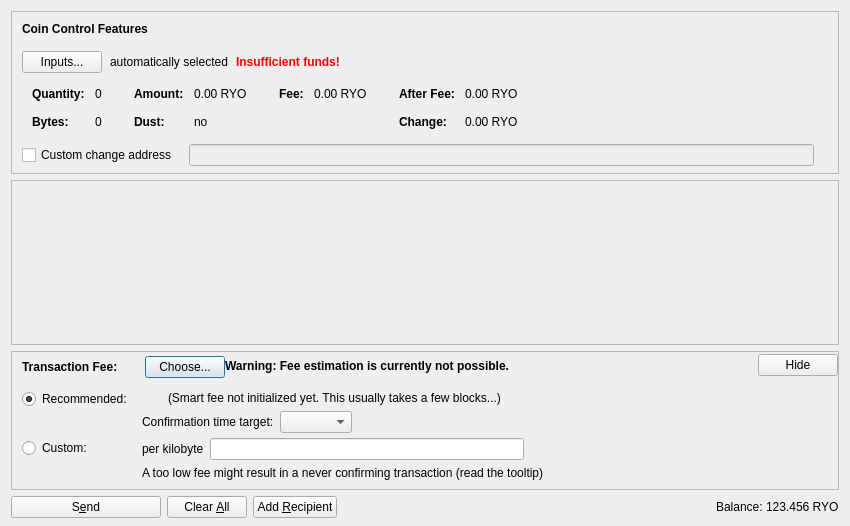
<?xml version="1.0" encoding="UTF-8"?>
<ui version="4.0">
 <class>SendCoinsDialog</class>
 <widget class="QDialog" name="SendCoinsDialog">
  <property name="geometry">
   <rect>
    <x>0</x>
    <y>0</y>
    <width>850</width>
    <height>526</height>
   </rect>
  </property>
  <property name="windowTitle">
   <string>Send Coins</string>
  </property>
  <layout class="QVBoxLayout" name="verticalLayout" stretch="0,1,0,0">
   <property name="bottomMargin">
    <number>8</number>
   </property>
   <item>
    <widget class="QFrame" name="frameCoinControl">
     <property name="sizePolicy">
      <sizepolicy hsizetype="Expanding" vsizetype="Expanding">
       <horstretch>0</horstretch>
       <verstretch>0</verstretch>
      </sizepolicy>
     </property>
     <property name="maximumSize">
      <size>
       <width>16777215</width>
       <height>16777215</height>
      </size>
     </property>
     <property name="frameShape">
      <enum>QFrame::StyledPanel</enum>
     </property>
     <property name="frameShadow">
      <enum>QFrame::Sunken</enum>
     </property>
     <layout class="QVBoxLayout" name="verticalLayoutCoinControl2">
      <property name="spacing">
       <number>0</number>
      </property>
      <property name="leftMargin">
       <number>0</number>
      </property>
      <property name="topMargin">
       <number>0</number>
      </property>
      <property name="rightMargin">
       <number>0</number>
      </property>
      <property name="bottomMargin">
       <number>6</number>
      </property>
      <item>
       <layout class="QVBoxLayout" name="verticalLayoutCoinControl" stretch="0,0,0,0,1">
        <property name="spacing">
         <number>0</number>
        </property>
        <property name="leftMargin">
         <number>10</number>
        </property>
        <property name="topMargin">
         <number>10</number>
        </property>
        <item>
         <layout class="QHBoxLayout" name="horizontalLayoutCoinControl1">
          <property name="bottomMargin">
           <number>15</number>
          </property>
          <item>
           <widget class="QLabel" name="labelCoinControlFeatures">
            <property name="sizePolicy">
             <sizepolicy hsizetype="Preferred" vsizetype="Maximum">
              <horstretch>0</horstretch>
              <verstretch>0</verstretch>
             </sizepolicy>
            </property>
            <property name="font">
             <font>
              <weight>75</weight>
              <bold>true</bold>
             </font>
            </property>
            <property name="styleSheet">
             <string notr="true">font-weight:bold;</string>
            </property>
            <property name="text">
             <string>Coin Control Features</string>
            </property>
           </widget>
          </item>
         </layout>
        </item>
        <item>
         <layout class="QHBoxLayout" name="horizontalLayoutCoinControl2" stretch="0,0,0,0">
          <property name="spacing">
           <number>8</number>
          </property>
          <property name="bottomMargin">
           <number>10</number>
          </property>
          <item>
           <widget class="QPushButton" name="pushButtonCoinControl">
            <property name="styleSheet">
             <string notr="true"/>
            </property>
            <property name="text">
             <string>Inputs...</string>
            </property>
            <property name="autoDefault">
             <bool>false</bool>
            </property>
           </widget>
          </item>
          <item>
           <widget class="QLabel" name="labelCoinControlAutomaticallySelected">
            <property name="text">
             <string>automatically selected</string>
            </property>
            <property name="margin">
             <number>5</number>
            </property>
           </widget>
          </item>
          <item>
           <widget class="QLabel" name="labelCoinControlInsuffFunds">
            <property name="font">
             <font>
              <weight>75</weight>
              <bold>true</bold>
             </font>
            </property>
            <property name="styleSheet">
             <string notr="true">color:red;font-weight:bold;</string>
            </property>
            <property name="text">
             <string>Insufficient funds!</string>
            </property>
            <property name="margin">
             <number>5</number>
            </property>
           </widget>
          </item>
          <item>
           <spacer name="horizontalSpacerCoinControl">
            <property name="orientation">
             <enum>Qt::Horizontal</enum>
            </property>
            <property name="sizeHint" stdset="0">
             <size>
              <width>40</width>
              <height>1</height>
             </size>
            </property>
           </spacer>
          </item>
         </layout>
        </item>
        <item>
         <widget class="QWidget" name="widgetCoinControl" native="true">
          <property name="sizePolicy">
           <sizepolicy hsizetype="Preferred" vsizetype="Preferred">
            <horstretch>0</horstretch>
            <verstretch>0</verstretch>
           </sizepolicy>
          </property>
          <property name="minimumSize">
           <size>
            <width>0</width>
            <height>0</height>
           </size>
          </property>
          <property name="styleSheet">
           <string notr="true"/>
          </property>
          <layout class="QHBoxLayout" name="horizontalLayoutCoinControl5">
           <property name="leftMargin">
            <number>0</number>
           </property>
           <property name="topMargin">
            <number>0</number>
           </property>
           <property name="rightMargin">
            <number>0</number>
           </property>
           <property name="bottomMargin">
            <number>0</number>
           </property>
           <item>
            <layout class="QHBoxLayout" name="horizontalLayoutCoinControl3" stretch="0,0,0,1">
             <property name="spacing">
              <number>20</number>
             </property>
             <property name="topMargin">
              <number>0</number>
             </property>
             <property name="bottomMargin">
              <number>10</number>
             </property>
             <item>
              <layout class="QFormLayout" name="formLayoutCoinControl1">
               <property name="horizontalSpacing">
                <number>10</number>
               </property>
               <property name="verticalSpacing">
                <number>14</number>
               </property>
               <property name="leftMargin">
                <number>10</number>
               </property>
               <property name="topMargin">
                <number>4</number>
               </property>
               <property name="rightMargin">
                <number>6</number>
               </property>
               <item row="0" column="0">
                <widget class="QLabel" name="labelCoinControlQuantityText">
                 <property name="font">
                  <font>
                   <weight>75</weight>
                   <bold>true</bold>
                  </font>
                 </property>
                 <property name="text">
                  <string>Quantity:</string>
                 </property>
                 <property name="margin">
                  <number>0</number>
                 </property>
                </widget>
               </item>
               <item row="0" column="1">
                <widget class="QLabel" name="labelCoinControlQuantity">
                 <property name="cursor">
                  <cursorShape>IBeamCursor</cursorShape>
                 </property>
                 <property name="contextMenuPolicy">
                  <enum>Qt::ActionsContextMenu</enum>
                 </property>
                 <property name="text">
                  <string notr="true">0</string>
                 </property>
                 <property name="margin">
                  <number>0</number>
                 </property>
                 <property name="textInteractionFlags">
                  <set>Qt::LinksAccessibleByMouse|Qt::TextSelectableByKeyboard|Qt::TextSelectableByMouse</set>
                 </property>
                </widget>
               </item>
               <item row="1" column="0">
                <widget class="QLabel" name="labelCoinControlBytesText">
                 <property name="font">
                  <font>
                   <weight>75</weight>
                   <bold>true</bold>
                  </font>
                 </property>
                 <property name="text">
                  <string>Bytes:</string>
                 </property>
                </widget>
               </item>
               <item row="1" column="1">
                <widget class="QLabel" name="labelCoinControlBytes">
                 <property name="cursor">
                  <cursorShape>IBeamCursor</cursorShape>
                 </property>
                 <property name="contextMenuPolicy">
                  <enum>Qt::ActionsContextMenu</enum>
                 </property>
                 <property name="text">
                  <string notr="true">0</string>
                 </property>
                 <property name="textInteractionFlags">
                  <set>Qt::LinksAccessibleByMouse|Qt::TextSelectableByKeyboard|Qt::TextSelectableByMouse</set>
                 </property>
                </widget>
               </item>
              </layout>
             </item>
             <item>
              <layout class="QFormLayout" name="formLayoutCoinControl2">
               <property name="horizontalSpacing">
                <number>10</number>
               </property>
               <property name="verticalSpacing">
                <number>14</number>
               </property>
               <property name="leftMargin">
                <number>6</number>
               </property>
               <property name="topMargin">
                <number>4</number>
               </property>
               <property name="rightMargin">
                <number>6</number>
               </property>
               <item row="0" column="0">
                <widget class="QLabel" name="labelCoinControlAmountText">
                 <property name="font">
                  <font>
                   <weight>75</weight>
                   <bold>true</bold>
                  </font>
                 </property>
                 <property name="text">
                  <string>Amount:</string>
                 </property>
                 <property name="margin">
                  <number>0</number>
                 </property>
                </widget>
               </item>
               <item row="0" column="1">
                <widget class="QLabel" name="labelCoinControlAmount">
                 <property name="cursor">
                  <cursorShape>IBeamCursor</cursorShape>
                 </property>
                 <property name="contextMenuPolicy">
                  <enum>Qt::ActionsContextMenu</enum>
                 </property>
                 <property name="text">
                  <string notr="true">0.00 RYO</string>
                 </property>
                 <property name="textInteractionFlags">
                  <set>Qt::LinksAccessibleByMouse|Qt::TextSelectableByKeyboard|Qt::TextSelectableByMouse</set>
                 </property>
                </widget>
               </item>
               <item row="1" column="0">
                <widget class="QLabel" name="labelCoinControlLowOutputText">
                 <property name="font">
                  <font>
                   <weight>75</weight>
                   <bold>true</bold>
                  </font>
                 </property>
                 <property name="text">
                  <string>Dust:</string>
                 </property>
                </widget>
               </item>
               <item row="1" column="1">
                <widget class="QLabel" name="labelCoinControlLowOutput">
                 <property name="cursor">
                  <cursorShape>IBeamCursor</cursorShape>
                 </property>
                 <property name="contextMenuPolicy">
                  <enum>Qt::ActionsContextMenu</enum>
                 </property>
                 <property name="text">
                  <string notr="true">no</string>
                 </property>
                 <property name="textInteractionFlags">
                  <set>Qt::LinksAccessibleByMouse|Qt::TextSelectableByKeyboard|Qt::TextSelectableByMouse</set>
                 </property>
                </widget>
               </item>
              </layout>
             </item>
             <item>
              <layout class="QFormLayout" name="formLayoutCoinControl3">
               <property name="horizontalSpacing">
                <number>10</number>
               </property>
               <property name="verticalSpacing">
                <number>14</number>
               </property>
               <property name="leftMargin">
                <number>6</number>
               </property>
               <property name="topMargin">
                <number>4</number>
               </property>
               <property name="rightMargin">
                <number>6</number>
               </property>
               <item row="0" column="0">
                <widget class="QLabel" name="labelCoinControlFeeText">
                 <property name="font">
                  <font>
                   <weight>75</weight>
                   <bold>true</bold>
                  </font>
                 </property>
                 <property name="text">
                  <string>Fee:</string>
                 </property>
                 <property name="margin">
                  <number>0</number>
                 </property>
                </widget>
               </item>
               <item row="0" column="1">
                <widget class="QLabel" name="labelCoinControlFee">
                 <property name="cursor">
                  <cursorShape>IBeamCursor</cursorShape>
                 </property>
                 <property name="contextMenuPolicy">
                  <enum>Qt::ActionsContextMenu</enum>
                 </property>
                 <property name="text">
                  <string notr="true">0.00 RYO</string>
                 </property>
                 <property name="textInteractionFlags">
                  <set>Qt::LinksAccessibleByMouse|Qt::TextSelectableByKeyboard|Qt::TextSelectableByMouse</set>
                 </property>
                </widget>
               </item>
              </layout>
             </item>
             <item>
              <layout class="QFormLayout" name="formLayoutCoinControl4">
               <property name="horizontalSpacing">
                <number>10</number>
               </property>
               <property name="verticalSpacing">
                <number>14</number>
               </property>
               <property name="leftMargin">
                <number>6</number>
               </property>
               <property name="topMargin">
                <number>4</number>
               </property>
               <property name="rightMargin">
                <number>6</number>
               </property>
               <item row="0" column="0">
                <widget class="QLabel" name="labelCoinControlAfterFeeText">
                 <property name="font">
                  <font>
                   <weight>75</weight>
                   <bold>true</bold>
                  </font>
                 </property>
                 <property name="text">
                  <string>After Fee:</string>
                 </property>
                 <property name="margin">
                  <number>0</number>
                 </property>
                </widget>
               </item>
               <item row="0" column="1">
                <widget class="QLabel" name="labelCoinControlAfterFee">
                 <property name="cursor">
                  <cursorShape>IBeamCursor</cursorShape>
                 </property>
                 <property name="contextMenuPolicy">
                  <enum>Qt::ActionsContextMenu</enum>
                 </property>
                 <property name="text">
                  <string notr="true">0.00 RYO</string>
                 </property>
                 <property name="textInteractionFlags">
                  <set>Qt::LinksAccessibleByMouse|Qt::TextSelectableByKeyboard|Qt::TextSelectableByMouse</set>
                 </property>
                </widget>
               </item>
               <item row="1" column="0">
                <widget class="QLabel" name="labelCoinControlChangeText">
                 <property name="font">
                  <font>
                   <weight>75</weight>
                   <bold>true</bold>
                  </font>
                 </property>
                 <property name="text">
                  <string>Change:</string>
                 </property>
                </widget>
               </item>
               <item row="1" column="1">
                <widget class="QLabel" name="labelCoinControlChange">
                 <property name="cursor">
                  <cursorShape>IBeamCursor</cursorShape>
                 </property>
                 <property name="contextMenuPolicy">
                  <enum>Qt::ActionsContextMenu</enum>
                 </property>
                 <property name="text">
                  <string notr="true">0.00 RYO</string>
                 </property>
                 <property name="textInteractionFlags">
                  <set>Qt::LinksAccessibleByMouse|Qt::TextSelectableByKeyboard|Qt::TextSelectableByMouse</set>
                 </property>
                </widget>
               </item>
              </layout>
             </item>
            </layout>
           </item>
          </layout>
         </widget>
        </item>
        <item>
         <layout class="QHBoxLayout" name="horizontalLayoutCoinControl4" stretch="0,0,0">
          <property name="spacing">
           <number>12</number>
          </property>
          <property name="sizeConstraint">
           <enum>QLayout::SetDefaultConstraint</enum>
          </property>
          <property name="topMargin">
           <number>5</number>
          </property>
          <property name="rightMargin">
           <number>5</number>
          </property>
          <item>
           <widget class="QCheckBox" name="checkBoxCoinControlChange">
            <property name="toolTip">
             <string>If this is activated, but the change address is empty or invalid, change will be sent to a newly generated address.</string>
            </property>
            <property name="text">
             <string>Custom change address</string>
            </property>
           </widget>
          </item>
          <item>
           <widget class="QValidatedLineEdit" name="lineEditCoinControlChange">
            <property name="enabled">
             <bool>false</bool>
            </property>
            <property name="sizePolicy">
             <sizepolicy hsizetype="Expanding" vsizetype="Fixed">
              <horstretch>0</horstretch>
              <verstretch>0</verstretch>
             </sizepolicy>
            </property>
           </widget>
          </item>
          <item>
           <widget class="QLabel" name="labelCoinControlChangeLabel">
            <property name="sizePolicy">
             <sizepolicy hsizetype="Preferred" vsizetype="Expanding">
              <horstretch>0</horstretch>
              <verstretch>0</verstretch>
             </sizepolicy>
            </property>
            <property name="minimumSize">
             <size>
              <width>0</width>
              <height>0</height>
             </size>
            </property>
            <property name="text">
             <string/>
            </property>
            <property name="margin">
             <number>3</number>
            </property>
           </widget>
          </item>
         </layout>
        </item>
        <item>
         <spacer name="verticalSpacerCoinControl">
          <property name="orientation">
           <enum>Qt::Vertical</enum>
          </property>
          <property name="sizeHint" stdset="0">
           <size>
            <width>800</width>
            <height>1</height>
           </size>
          </property>
         </spacer>
        </item>
       </layout>
      </item>
     </layout>
    </widget>
   </item>
   <item>
    <widget class="QScrollArea" name="scrollArea">
     <property name="widgetResizable">
      <bool>true</bool>
     </property>
     <widget class="QWidget" name="scrollAreaWidgetContents">
      <property name="geometry">
       <rect>
        <x>0</x>
        <y>0</y>
        <width>830</width>
        <height>104</height>
       </rect>
      </property>
      <layout class="QVBoxLayout" name="verticalLayout_2" stretch="0,1">
       <property name="leftMargin">
        <number>0</number>
       </property>
       <property name="topMargin">
        <number>0</number>
       </property>
       <property name="rightMargin">
        <number>0</number>
       </property>
       <property name="bottomMargin">
        <number>0</number>
       </property>
       <item>
        <layout class="QVBoxLayout" name="entries">
         <property name="spacing">
          <number>6</number>
         </property>
        </layout>
       </item>
       <item>
        <spacer name="verticalSpacer">
         <property name="orientation">
          <enum>Qt::Vertical</enum>
         </property>
         <property name="sizeHint" stdset="0">
          <size>
           <width>20</width>
           <height>40</height>
          </size>
         </property>
        </spacer>
       </item>
      </layout>
     </widget>
    </widget>
   </item>
   <item>
    <widget class="QFrame" name="frameFee">
     <property name="sizePolicy">
      <sizepolicy hsizetype="Expanding" vsizetype="Expanding">
       <horstretch>0</horstretch>
       <verstretch>0</verstretch>
      </sizepolicy>
     </property>
     <property name="maximumSize">
      <size>
       <width>16777215</width>
       <height>16777215</height>
      </size>
     </property>
     <property name="frameShape">
      <enum>QFrame::StyledPanel</enum>
     </property>
     <property name="frameShadow">
      <enum>QFrame::Sunken</enum>
     </property>
     <layout class="QVBoxLayout" name="verticalLayoutFee1">
      <property name="spacing">
       <number>0</number>
      </property>
      <property name="leftMargin">
       <number>0</number>
      </property>
      <property name="topMargin">
       <number>0</number>
      </property>
      <property name="rightMargin">
       <number>0</number>
      </property>
      <property name="bottomMargin">
       <number>0</number>
      </property>
      <item>
       <layout class="QVBoxLayout" name="verticalLayoutFee2" stretch="0,0,0">
        <property name="spacing">
         <number>0</number>
        </property>
        <property name="leftMargin">
         <number>10</number>
        </property>
        <property name="topMargin">
         <number>0</number>
        </property>
        <item>
         <layout class="QHBoxLayout" name="horizontalLayoutFee1">
          <property name="bottomMargin">
           <number>0</number>
          </property>
          <item>
           <layout class="QVBoxLayout" name="verticalLayoutFee7">
            <property name="spacing">
             <number>0</number>
            </property>
            <item>
             <spacer name="verticalSpacerSmartFee">
              <property name="orientation">
               <enum>Qt::Vertical</enum>
              </property>
              <property name="sizeType">
               <enum>QSizePolicy::Fixed</enum>
              </property>
              <property name="sizeHint" stdset="0">
               <size>
                <width>1</width>
                <height>4</height>
               </size>
              </property>
             </spacer>
            </item>
            <item>
             <layout class="QHBoxLayout" name="horizontalLayoutSmartFee">
              <property name="spacing">
               <number>10</number>
              </property>
              <item>
               <widget class="QLabel" name="labelFeeHeadline">
                <property name="sizePolicy">
                 <sizepolicy hsizetype="Preferred" vsizetype="Maximum">
                  <horstretch>0</horstretch>
                  <verstretch>0</verstretch>
                 </sizepolicy>
                </property>
                <property name="font">
                 <font>
                  <weight>75</weight>
                  <bold>true</bold>
                 </font>
                </property>
                <property name="styleSheet">
                 <string notr="true">font-weight:bold;</string>
                </property>
                <property name="text">
                 <string>Transaction Fee:</string>
                </property>
               </widget>
              </item>
              <item>
               <widget class="QLabel" name="labelFeeMinimized">
                <property name="text">
                 <string/>
                </property>
               </widget>
              </item>
              <item>
               <widget class="QPushButton" name="buttonChooseFee">
                <property name="text">
                 <string>Choose...</string>
                </property>
               </widget>
              </item>
             </layout>
            </item>
            <item>
             <spacer name="verticalSpacer_5">
              <property name="orientation">
               <enum>Qt::Vertical</enum>
              </property>
              <property name="sizeHint" stdset="0">
               <size>
                <width>1</width>
                <height>1</height>
               </size>
              </property>
             </spacer>
            </item>
           </layout>
          </item>
          <item>
           <widget class="QLabel" name="fallbackFeeWarningLabel">
            <property name="toolTip">
             <string>Using the fallbackfee can result in sending a transaction that will take several hours or days (or never) to confirm. Consider choosing your fee manually or wait until you have validated the complete chain.</string>
            </property>
            <property name="font">
            <font>
                <weight>75</weight>
                <bold>true</bold>
            </font>
            </property>
            <property name="text">
             <string>Warning: Fee estimation is currently not possible.</string>
            </property>
            <property name="wordWrap">
             <bool>false</bool>
            </property>
           </widget>
          </item>
          <item>
           <spacer name="horizontalSpacer_4">
            <property name="orientation">
             <enum>Qt::Horizontal</enum>
            </property>
            <property name="sizeType">
             <enum>QSizePolicy::MinimumExpanding</enum>
            </property>
            <property name="sizeHint" stdset="0">
             <size>
              <width>40</width>
              <height>20</height>
             </size>
            </property>
           </spacer>
          </item>
          <item>
           <widget class="QPushButton" name="buttonMinimizeFee">
            <property name="toolTip">
             <string>collapse fee-settings</string>
            </property>
            <property name="text">
             <string>Hide</string>
            </property>
           </widget>
          </item>
         </layout>
        </item>
        <item>
         <widget class="QFrame" name="frameFeeSelection">
          <layout class="QVBoxLayout" name="verticalLayoutFee12">
           <property name="spacing">
            <number>0</number>
           </property>
           <property name="leftMargin">
            <number>0</number>
           </property>
           <property name="topMargin">
            <number>0</number>
           </property>
           <property name="rightMargin">
            <number>0</number>
           </property>
           <property name="bottomMargin">
            <number>0</number>
           </property>
           <item>
            <layout class="QGridLayout" name="gridLayoutFee">
             <property name="topMargin">
              <number>10</number>
             </property>
             <property name="bottomMargin">
              <number>4</number>
             </property>
             <property name="horizontalSpacing">
              <number>10</number>
             </property>
             <property name="verticalSpacing">
              <number>4</number>
             </property>
             <item row="1" column="1">
              <layout class="QVBoxLayout" name="verticalLayoutFee8">
               <property name="spacing">
                <number>6</number>
               </property>
               <item>
                <layout class="QHBoxLayout" name="horizontalLayoutFee13">
                 <item>
                  <widget class="QLabel" name="labelCustomPerKilobyte">
                   <property name="toolTip">
                    <string>Specify a custom fee per kB (1,000 bytes) of the transaction's virtual size.

Note:  Since the fee is calculated on a per-byte basis, a fee of "100 satoshis per kB" for a transaction size of 500 bytes (half of 1 kB) would ultimately yield a fee of only 50 satoshis.</string>
                   </property>
                   <property name="text">
                    <string>per kilobyte</string>
                   </property>
                  </widget>
                 </item>
                 <item>
                  <widget class="BitcoinAmountField" name="customFee"/>
                 </item>
                 <item>
                  <spacer name="horizontalSpacer_6">
                   <property name="orientation">
                    <enum>Qt::Horizontal</enum>
                   </property>
                   <property name="sizeHint" stdset="0">
                    <size>
                     <width>1</width>
                     <height>1</height>
                    </size>
                   </property>
                  </spacer>
                 </item>
                </layout>
               </item>
               <item>
                <layout class="QHBoxLayout" name="horizontalLayoutFee8">
                 <item>
                  <widget class="QLabel" name="labelCustomFeeWarning">
                   <property name="enabled">
                    <bool>true</bool>
                   </property>
                   <property name="toolTip">
                    <string>When there is less transaction volume than space in the blocks, miners as well as relaying nodes may enforce a minimum fee. Paying only this minimum fee is just fine, but be aware that this can result in a never confirming transaction once there is more demand for kairyo transactions than the network can process.</string>
                   </property>
                   <property name="text">
                    <string>A too low fee might result in a never confirming transaction (read the tooltip)</string>
                   </property>
                  </widget>
                 </item>
                 <item>
                  <spacer name="horizontalSpacer_2">
                   <property name="orientation">
                    <enum>Qt::Horizontal</enum>
                   </property>
                   <property name="sizeHint" stdset="0">
                    <size>
                     <width>1</width>
                     <height>1</height>
                    </size>
                   </property>
                  </spacer>
                 </item>
                </layout>
               </item>
              </layout>
             </item>
             <item row="0" column="0">
              <layout class="QVBoxLayout" name="verticalLayoutFee4" stretch="0,1">
               <item>
                <widget class="QRadioButton" name="radioSmartFee">
                 <property name="text">
                  <string>Recommended:</string>
                 </property>
                 <property name="checked">
                  <bool>true</bool>
                 </property>
                 <attribute name="buttonGroup">
                  <string notr="true">groupFee</string>
                 </attribute>
                </widget>
               </item>
               <item>
                <spacer name="verticalSpacer_2">
                 <property name="orientation">
                  <enum>Qt::Vertical</enum>
                 </property>
                 <property name="sizeHint" stdset="0">
                  <size>
                   <width>1</width>
                   <height>1</height>
                  </size>
                 </property>
                </spacer>
               </item>
              </layout>
             </item>
             <item row="1" column="0">
              <layout class="QVBoxLayout" name="verticalLayoutFee9" stretch="0,1">
               <item>
                <widget class="QRadioButton" name="radioCustomFee">
                 <property name="text">
                  <string>Custom:</string>
                 </property>
                 <attribute name="buttonGroup">
                  <string notr="true">groupFee</string>
                 </attribute>
                </widget>
               </item>
               <item>
                <spacer name="verticalSpacer_6">
                 <property name="orientation">
                  <enum>Qt::Vertical</enum>
                 </property>
                 <property name="sizeHint" stdset="0">
                  <size>
                   <width>1</width>
                   <height>1</height>
                  </size>
                 </property>
                </spacer>
               </item>
              </layout>
             </item>
             <item row="0" column="1">
              <layout class="QVBoxLayout" name="verticalLayoutFee3" stretch="0,0,1">
               <property name="spacing">
                <number>6</number>
               </property>
               <property name="topMargin">
                <number>2</number>
               </property>
               <item>
                <layout class="QHBoxLayout" name="horizontalLayoutFee12">
                 <item>
                  <widget class="QLabel" name="labelSmartFee">
                   <property name="text">
                    <string/>
                   </property>
                  </widget>
                 </item>
                 <item>
                  <widget class="QLabel" name="labelFeeEstimation">
                   <property name="text">
                    <string/>
                   </property>
                  </widget>
                 </item>
                 <item>
                  <widget class="QLabel" name="labelSmartFee2">
                   <property name="text">
                    <string>(Smart fee not initialized yet. This usually takes a few blocks...)</string>
                   </property>
                  </widget>
                 </item>
                 <item>
                  <spacer name="horizontalSpacer_5">
                   <property name="orientation">
                    <enum>Qt::Horizontal</enum>
                   </property>
                   <property name="sizeHint" stdset="0">
                    <size>
                     <width>1</width>
                     <height>1</height>
                    </size>
                   </property>
                  </spacer>
                 </item>
                </layout>
               </item>
               <item>
                <layout class="QHBoxLayout" name="horizontalLayoutFee9">
                 <item>
                  <layout class="QVBoxLayout" name="verticalLayoutFee6">
                   <item>
                    <widget class="QLabel" name="labelSmartFee3">
                     <property name="text">
                      <string>Confirmation time target:</string>
                     </property>
                    </widget>
                   </item>
                  </layout>
                 </item>
                 <item>
                  <layout class="QVBoxLayout" name="verticalLayoutFee5">
                   <property name="rightMargin">
                    <number>30</number>
                   </property>
                   <item>
                    <layout class="QHBoxLayout" name="horizontalLayoutConfTarget">
                     <property name="bottomMargin">
                      <number>0</number>
                     </property>
                     <item>
                      <widget class="QComboBox" name="confTargetSelector"/>
                     </item>
                     <item>
                      <spacer name="horizontalSpacerConfTarget">
                       <property name="orientation">
                        <enum>Qt::Horizontal</enum>
                       </property>
                       <property name="sizeHint" stdset="0">
                        <size>
                         <width>40</width>
                         <height>20</height>
                        </size>
                       </property>
                      </spacer>
                     </item>
                    </layout>
                   </item>
                  </layout>
                 </item>
                </layout>
               </item>
               <item>
                <spacer name="verticalSpacer_4">
                 <property name="orientation">
                  <enum>Qt::Vertical</enum>
                 </property>
                 <property name="sizeHint" stdset="0">
                  <size>
                   <width>1</width>
                   <height>1</height>
                  </size>
                 </property>
                </spacer>
               </item>
              </layout>
             </item>
            </layout>
           </item>
          </layout>
         </widget>
        </item>
        <item>
         <spacer name="verticalSpacerFee">
          <property name="orientation">
           <enum>Qt::Vertical</enum>
          </property>
          <property name="sizeHint" stdset="0">
           <size>
            <width>40</width>
            <height>5</height>
           </size>
          </property>
         </spacer>
        </item>
       </layout>
      </item>
     </layout>
    </widget>
   </item>
   <item>
    <layout class="QHBoxLayout" name="horizontalLayout">
     <item>
      <widget class="QPushButton" name="sendButton">
       <property name="minimumSize">
        <size>
         <width>150</width>
         <height>0</height>
        </size>
       </property>
       <property name="toolTip">
        <string>Confirm the send action</string>
       </property>
       <property name="text">
        <string>S&amp;end</string>
       </property>
       <property name="icon">
        <iconset resource="../bitcoin.qrc">
         <normaloff>:/icons/send</normaloff>:/icons/send</iconset>
       </property>
       <property name="autoDefault">
        <bool>false</bool>
       </property>
       <property name="default">
        <bool>false</bool>
       </property>
      </widget>
     </item>
     <item>
      <widget class="QPushButton" name="clearButton">
       <property name="sizePolicy">
        <sizepolicy hsizetype="Minimum" vsizetype="Fixed">
         <horstretch>0</horstretch>
         <verstretch>0</verstretch>
        </sizepolicy>
       </property>
       <property name="toolTip">
        <string>Clear all fields of the form.</string>
       </property>
       <property name="text">
        <string>Clear &amp;All</string>
       </property>
       <property name="icon">
        <iconset resource="../bitcoin.qrc">
         <normaloff>:/icons/remove</normaloff>:/icons/remove</iconset>
       </property>
       <property name="autoDefault">
        <bool>false</bool>
       </property>
      </widget>
     </item>
     <item>
      <widget class="QPushButton" name="addButton">
       <property name="toolTip">
        <string>Send to multiple recipients at once</string>
       </property>
       <property name="text">
        <string>Add &amp;Recipient</string>
       </property>
       <property name="icon">
        <iconset resource="../bitcoin.qrc">
         <normaloff>:/icons/add</normaloff>:/icons/add</iconset>
       </property>
       <property name="autoDefault">
        <bool>false</bool>
       </property>
      </widget>
     </item>
     <item>
      <spacer name="horizontalSpacer">
       <property name="orientation">
        <enum>Qt::Horizontal</enum>
       </property>
       <property name="sizeHint" stdset="0">
        <size>
         <width>40</width>
         <height>20</height>
        </size>
       </property>
      </spacer>
     </item>
     <item>
      <layout class="QHBoxLayout" name="horizontalLayout_2">
       <property name="spacing">
        <number>3</number>
       </property>
       <item>
        <widget class="QLabel" name="label">
         <property name="sizePolicy">
          <sizepolicy hsizetype="Preferred" vsizetype="Fixed">
           <horstretch>0</horstretch>
           <verstretch>0</verstretch>
          </sizepolicy>
         </property>
         <property name="text">
          <string>Balance:</string>
         </property>
        </widget>
       </item>
       <item>
        <widget class="QLabel" name="labelBalance">
         <property name="sizePolicy">
          <sizepolicy hsizetype="Preferred" vsizetype="Fixed">
           <horstretch>0</horstretch>
           <verstretch>0</verstretch>
          </sizepolicy>
         </property>
         <property name="cursor">
          <cursorShape>IBeamCursor</cursorShape>
         </property>
         <property name="text">
          <string notr="true">123.456 RYO</string>
         </property>
         <property name="textInteractionFlags">
          <set>Qt::LinksAccessibleByMouse|Qt::TextSelectableByKeyboard|Qt::TextSelectableByMouse</set>
         </property>
        </widget>
       </item>
      </layout>
     </item>
    </layout>
   </item>
  </layout>
 </widget>
 <customwidgets>
  <customwidget>
   <class>QValidatedLineEdit</class>
   <extends>QLineEdit</extends>
   <header>qt/qvalidatedlineedit.h</header>
  </customwidget>
  <customwidget>
   <class>BitcoinAmountField</class>
   <extends>QLineEdit</extends>
   <header>qt/bitcoinamountfield.h</header>
   <container>1</container>
  </customwidget>
 </customwidgets>
 <resources>
  <include location="../bitcoin.qrc"/>
 </resources>
 <connections/>
 <buttongroups>
  <buttongroup name="groupFee"/>
 </buttongroups>
</ui>
